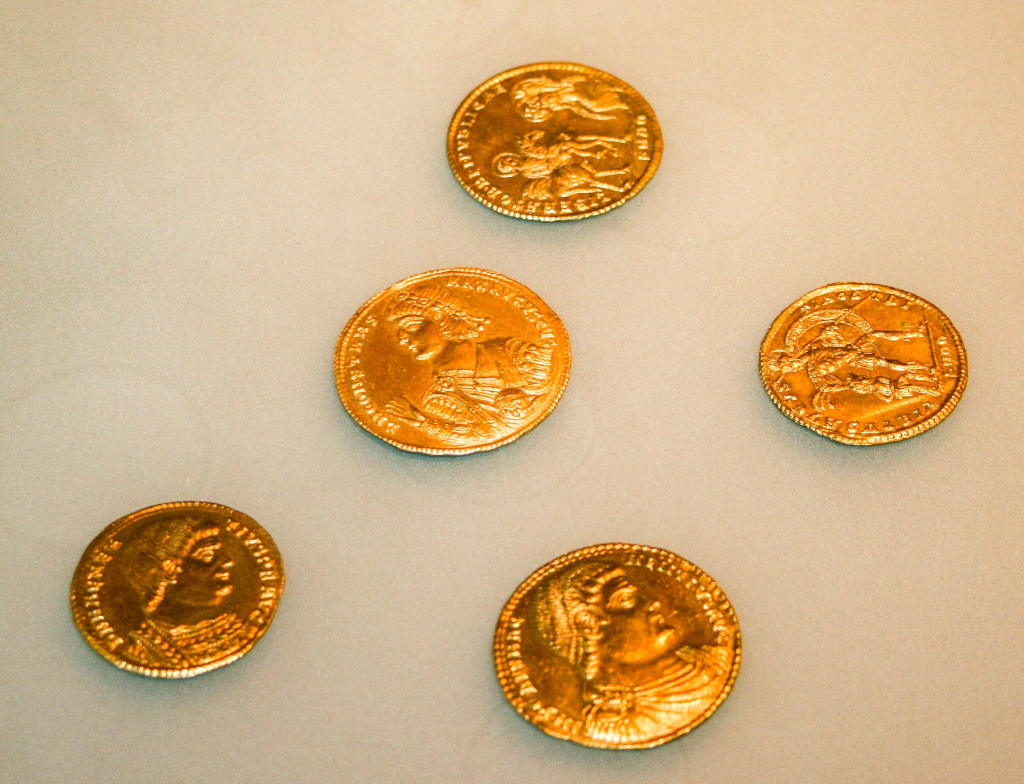
#> input picture mc_convo/coins.jpg, 2048 x 1567 px (shown at 1/2 size)
$ jupyter execute coins.ipynb
#> lines starting #> are read from the running program, lines starting #| are printed output that depends on the picture; after the words box and inside, x2 and y2 are one past the last pixel; in counts of white or black regions, pixels touching at a corner belong together
[cell 1]
import cv2
from matplotlib import pyplot as plt
import numpy as np

cv2.__version__

x = [130,240,113,55,3,128]
threshold = 127
for i in range(len(x)):
    if x[i] > threshold:
        x[i] = 255
    else:
        x[i] = 0

[cell 2]
path ="coins.jpg"
image = cv2.imread(path)
#> image is the input picture: shape (1567, 2048, 3); mean B, G, R 133.2, 177.7, 211.3
image.shape
#> Out = (1567, 2048, 3)

[cell 3]
plt.imshow(image)
plt.title("original")
plt.show()

[cell 4]
image_rgb = image[:,:,::-1]
plt.imshow(image_rgb)
plt.title("rgb")
plt.show()

[cell 5]
image_gray = cv2.cvtColor(image_rgb, cv2.COLOR_BGR2GRAY)
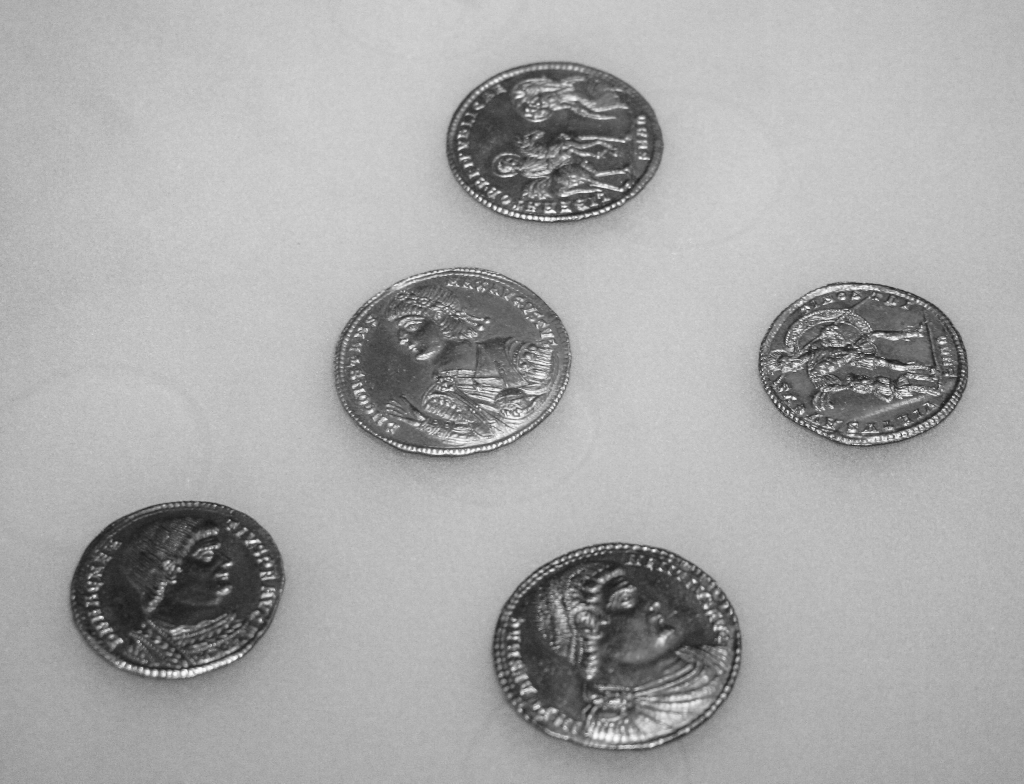
#> image_gray: shape (1567, 2048) (shown at 1/2 size); min 9, max 255, mean 168.2
plt.imshow(image_gray)
plt.title("gray")
plt.show()

[cell 6]
image_gray.shape
#> Out = (1567, 2048)

[cell 7]
plt.imshow(image_gray, cmap="gray")
plt.title("gray")
plt.show()

[cell 8]
plt.imshow(image_gray, cmap="gray")
plt.title("gray")
plt.show()

[cell 9]
image_gray.shape
#> Out = (1567, 2048)

[cell 10]
image_small = cv2.resize(image_gray, (200,160))
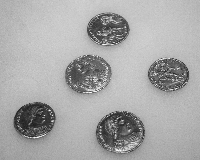
#> image_small: shape (160, 200); min 28, max 252, mean 167.9
plt.imshow(image_small, cmap="gray")
plt.title("gray")
plt.show()

[cell 11]
_,image_small_with_threshold = cv2.threshold(image_small, 127,255,cv2.THRESH_BINARY)
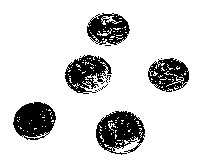
#> image_small_with_threshold: shape (160, 200); 83.8% white; 14 black regions (9 under 20 px), largest, box (x1, y1, x2, y2) and area: (96, 111, 145, 155) 1312, (13, 102, 56, 140) 1157, (65, 55, 112, 94) 990, (148, 58, 189, 92) 855, (87, 13, 130, 45) 834
plt.imshow(image_small_with_threshold, cmap="Greys")
plt.title("gray")
plt.show()

[cell 12]
image_small_with_threshold.shape
#> Out = (160, 200)

[cell 13]
first_map = np.zeros((32,40))
for i in range(first_map.shape[0]):
    for u in range(first_map.shape[1]):
        first_map[i][u] = np.mean(image_small_with_threshold[i*5:(i+1)*5,u*5:(u+1)*5])
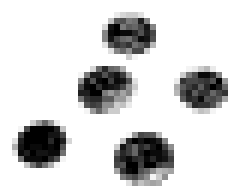
#> first_map: shape (32, 40) float64 (shown 6 times larger); min 0, max 255, mean 213.7
plt.imshow(first_map, cmap="Greys")
plt.title("first_map")
plt.show()

[cell 14]
_,first_map_with_threshold = cv2.threshold(first_map, 127,255,cv2.THRESH_BINARY)
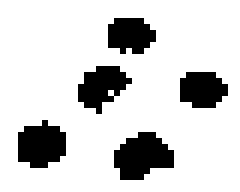
#> first_map_with_threshold: shape (32, 40) float64 (shown 6 times larger); 82.4% white; 5 black regions, box (x1, y1, x2, y2) and area: (19, 22, 29, 30) 56, (3, 20, 11, 28) 49, (13, 11, 22, 19) 43, (30, 12, 38, 18) 39, (18, 3, 26, 9) 38
plt.imshow(first_map_with_threshold, cmap="Greys")
plt.title("first_map_with_threshold")
plt.show()

[cell 15]
second_map = np.zeros((8,10))
for i in range(second_map.shape[0]):
    for u in range(second_map.shape[1]):
        second_map[i][u] = np.mean(first_map_with_threshold[i*4:(i+1)*4,u*4:(u+1)*4])

plt.imshow(second_map, cmap="Greys")
plt.title("second_map")
plt.show()
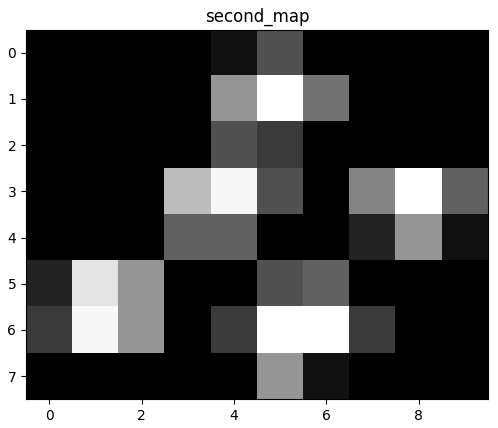
#> figure drawn by matplotlib, 1 panel

[cell 16]
_,second_map_with_threshold = cv2.threshold(second_map, 20, 255,cv2.THRESH_BINARY)
plt.imshow(second_map_with_threshold, cmap="Greys")
plt.title("second_map_with_threshold")
plt.show()
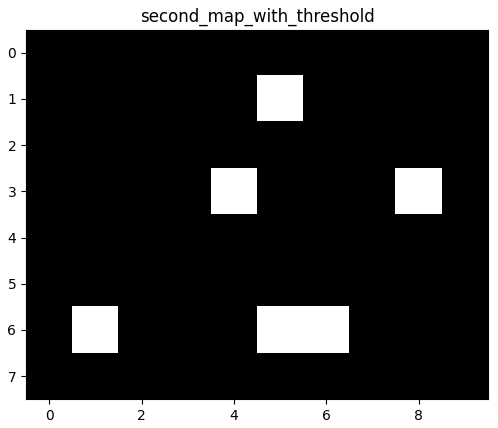
#> figure drawn by matplotlib, 1 panel

## First I thought I would find the difference with np.diff, but I couldn't wrap my head around it.
## This was too hard a task for me.

[cell 17]
list_of_coin_cordinates = []
#result0 = np.diff(second_map_with_threshold, axis = 0)
#result1 = np.diff(second_map_with_threshold, axis = 1)

for i in range(second_map_with_threshold.shape[0]):
    for u in range(second_map_with_threshold.shape[1]):
        if second_map_with_threshold[i][u] == 0:
            list_of_coin_cordinates.append((i*20,u*20))
        #elif second_map_with_threshold[i][u] == 0 and second_map_with_threshold[u][i] == 0:
         #   pass

[cell 18]
second_map_with_threshold

[cell 19]
list_of_coin_cordinates

[cell 20]
deleted_duplicates = np.copy(second_map_with_threshold)

[cell 21]
print(deleted_duplicates)
#| [[255. 255. 255. 255. 255. 255. 255. 255. 255. 255.]
#|  [255. 255. 255. 255. 255.   0. 255. 255. 255. 255.]
#|  [255. 255. 255. 255. 255. 255. 255. 255. 255. 255.]
#|  [255. 255. 255. 255.   0. 255. 255. 255.   0. 255.]
#|  [255. 255. 255. 255. 255. 255. 255. 255. 255. 255.]
#|  [255. 255. 255. 255. 255. 255. 255. 255. 255. 255.]
#|  [255.   0. 255. 255. 255.   0.   0. 255. 255. 255.]
#|  [255. 255. 255. 255. 255. 255. 255. 255. 255. 255.]]

[cell 22]
for i in range(deleted_duplicates.shape[0]):
    for u in range(deleted_duplicates.shape[1]):
        if ((deleted_duplicates[i][u] == 0 and deleted_duplicates[i-1][u] == 0
             or deleted_duplicates[i][u-1] == 0)):
            deleted_duplicates[i][u] = 255.

## Get rid of corners, adding padding.

[cell 23]
deleted_duplicates = np.pad(deleted_duplicates, (1,1), 'constant', constant_values =(255,255))

[cell 24]
deleted_duplicates.shape
#> Out = (10, 12)

[cell 25]
deleted_duplicates

[cell 26]
for i in range(deleted_duplicates.shape[0]):
    for u in range(deleted_duplicates.shape[1]):
        if ((deleted_duplicates[i][u] == 0 and deleted_duplicates[i-1][u] == 0
             or deleted_duplicates[i][u-1] == 0)):
            deleted_duplicates[i][u] = 255.
